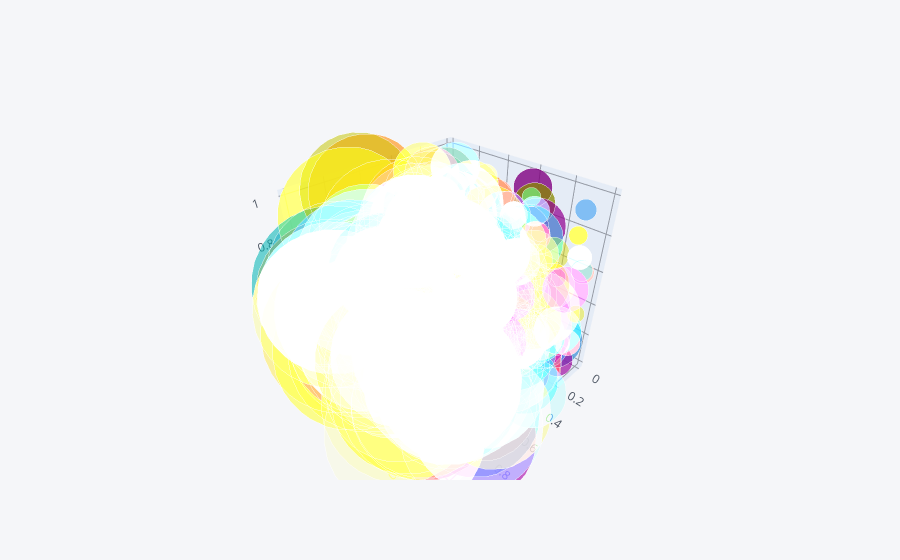

Notebook code cell kept with this figure:
### Code cell
df.iplot (x= 'a', y = 'b' , z = 'c', kind = 'bubble3d', size = 'a')

### Figure 1 — Plotly figure (JSON) as saved in the notebook; plotly's stock layout.template omitted (floating-point values rounded to 4 significant figures; data arrays with more than 128 entries replaced by an {"elided": "..."} marker saying what was removed)
{"data": [{"marker": {"color": {"elided": "300 str values"}, "opacity": 0.8, "size": {"elided": "300 int values"}, "symbol": "circle"}, "mode": "markers", "text": {"elided": "300 str values"}, "type": "scatter3d", "x": {"elided": "300 float values"}, "y": {"elided": "300 float values"}, "z": {"elided": "300 float values"}}], "layout": {"legend": {"bgcolor": "#F5F6F9", "font": {"color": "#4D5663"}}, "paper_bgcolor": "#F5F6F9", "plot_bgcolor": "#F5F6F9", "scene": {"xaxis": {"gridcolor": "#9499A3", "showgrid": true, "tickfont": {"color": "#4D5663"}, "title": {"font": {"color": "#4D5663"}, "text": ""}, "zerolinecolor": "#9499A3"}, "yaxis": {"gridcolor": "#9499A3", "showgrid": true, "tickfont": {"color": "#4D5663"}, "title": {"font": {"color": "#4D5663"}, "text": ""}, "zerolinecolor": "#9499A3"}, "zaxis": {"gridcolor": "#9499A3", "showgrid": true, "tickfont": {"color": "#4D5663"}, "title": {"font": {"color": "#4D5663"}, "text": ""}, "zerolinecolor": "#9499A3"}}, "title": {"font": {"color": "#4D5663"}}}}
